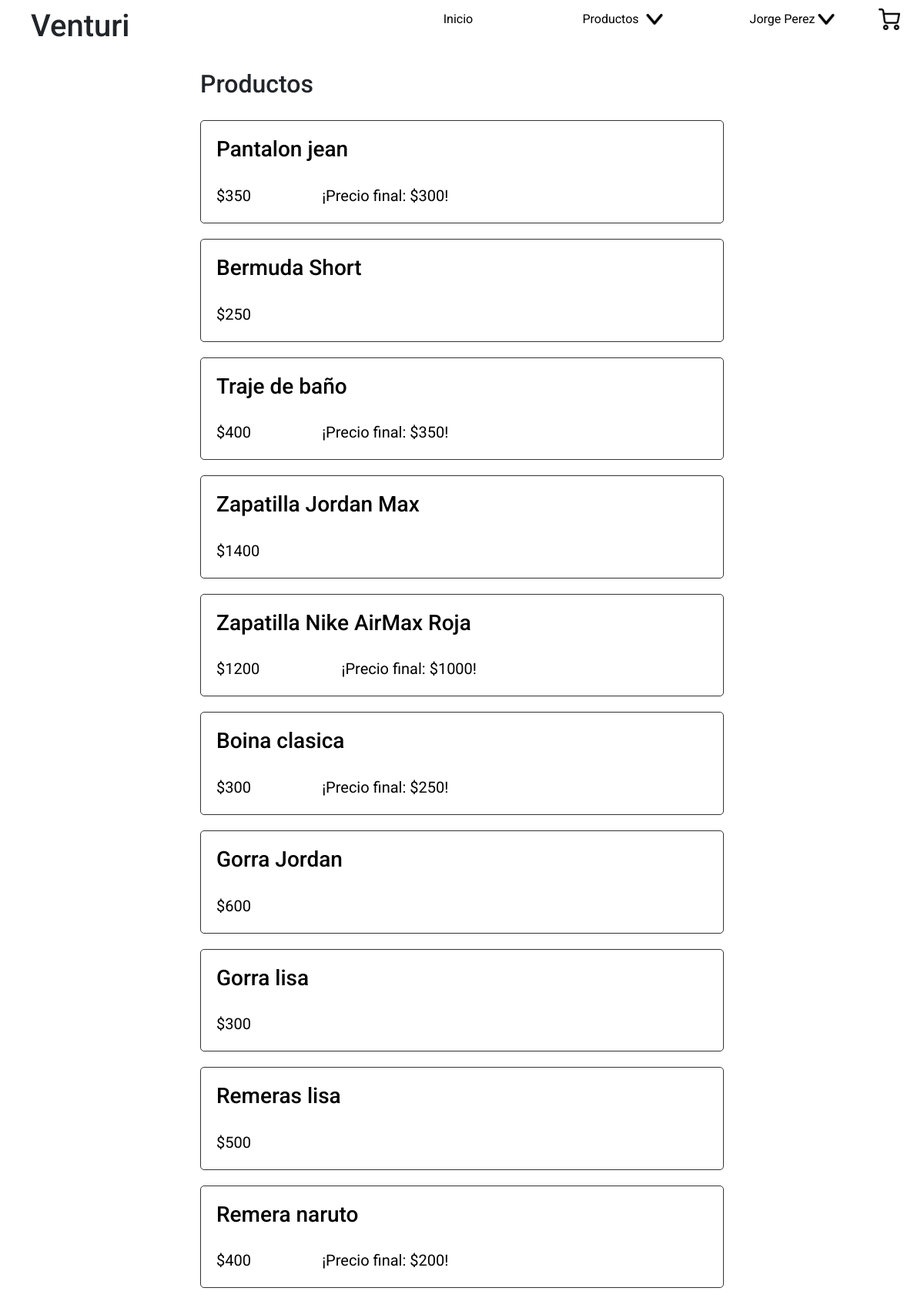
Page /index.php?section=products (signed in) on the committed database.
### tables this page shows
CREATE TABLE IF NOT EXISTS products (
    id int UNSIGNED NOT NULL AUTO_INCREMENT,
    title varchar(100) NOT NULL,
    description text(1000),
    price int NOT NULL DEFAULT 0,
    discount int DEFAULT NULL,
    stock int NOT NULL DEFAULT 0,
    created_at TIMESTAMP NOT NULL DEFAULT CURRENT_TIMESTAMP,
    updated_at TIMESTAMP NOT NULL DEFAULT CURRENT_TIMESTAMP,
    PRIMARY KEY (id)
);

### back/config/functions/sql.php (called while the page is built, shortened)
<?php
function select($query){
global $cnx;
$matchs = [];
$rta = mysqli_query($cnx, $query);
if(mysqli_num_rows($rta) > 0){
    while($match = mysqli_fetch_assoc($rta)):
        $matchs[] = $match;
    endwhile;
}
return $matchs;
}

### site/views/products.php (the view, shortened to what this page needs)
<?php
    $products = [];
    $category = (empty($_GET['category'])) ? null : $_GET['category'];
    if(is_null($category)){
        $querySelectProducts = <<<SELECTPRODUCTS
        SELECT * FROM products
        SELECTPRODUCTS;
    }
    $rtaSelectProducts = select($querySelectProducts);
    if(count($rtaSelectProducts) > 0){
        $querySelectPhotos = <<<SELECTPHOTOS
        SELECT * FROM products_photos
        SELECTPHOTOS;
        $rtaSelectPhotos = select($querySelectPhotos);
        for ($i=0; $i < count($rtaSelectProducts); $i++) {
            $products[$i]["id"] = $rtaSelectProducts[$i]["id"];
            $products[$i]["title"] = $rtaSelectProducts[$i]["title"];
            $products[$i]["price"] = $rtaSelectProducts[$i]["price"];
            $products[$i]["discount"] = $rtaSelectProducts[$i]["discount"];
            if(count($rtaSelectPhotos) > 0){
                for ($j=0; $j < count($rtaSelectPhotos); $j++) {
                    if($rtaSelectPhotos[$j]["products_id"] == $rtaSelectProducts[$i]["id"]){
                        $products[$i]["images"][$j]["id"] = $rtaSelectPhotos[$j]["id"];
                        $products[$i]["images"][$j]["image"] = $rtaSelectPhotos[$j]["image"];
                        $products[$i]["images"][$j]["products_id"] = $rtaSelectPhotos[$j]["products_id"];
                    }
                }
            }
        }
    }else{
        $products = NULL;
    }
?>
<section id="products">
    <?php if(!is_null($products)): ?>
        <div>
            <h2>Productos<?= (!is_null($category)) ? ' - '.$category : '' ?></h2>
        </div>
        <ul>
            <?php for ($i=0; $i < count($products); $i++): ?>
                <li>
                    <a href="index.php?section=product&id=<?= $products[$i]["id"] ?>">
                        <div>
                            <h3><?= $products[$i]["title"] ?></h3>
                            <div>
                                <p>$<?= $products[$i]["price"] ?></p>
                                <?php if(isset($products[$i]["discount"]) && $products[$i]["discount"] > 0): ?>
                                    <p>¡Precio final: $<?= $products[$i]["discount"] ?>!</p>
                                <?php endif; ?>
                            </div>
                        </div>
                    </a>
                </li>
            <?php endfor; ?>
        </ul>
    <?php else: ?>
        <div>
            <p>Todavia no se subieron productos.</p>
        </div>
    <?php endif; ?>
</section>

### site/css/index.css (style rules this page uses)
* { margin: 0; padding: 0; font-family: 'Roboto', sans-serif; box-sizing: border-box; }
body { max-width: 1920px; margin-left: auto; margin-right: auto; }
p { margin-bottom: 0!important; }

### site/css/views/panel/products.css (style rules this page uses)
#products { padding: 10px; }
#products >ul { list-style: none; display: grid; grid-template-columns: 1fr; grid-gap: 20px; padding-top: 20px; }
#products >ul >li { display: grid; grid-template-columns: 1fr 100px; border: 1px solid #333333; border-radius: 5px; padding-right: 20px; }
#products >ul >li >a { display: grid; grid-template-columns: auto auto; width: 100%; text-decoration: none; color: black; padding: 20px; }
#products >ul >li >a >div:first-of-type { display: grid; grid-template-columns: 1fr; grid-template-rows: 1fr 1fr; grid-gap: 20px; }
#products >ul >li >a >div:first-of-type p { display: flex; align-self: center; justify-self: flex-start; }
#products >ul >li >a >div:first-of-type >div { display: grid; grid-template-columns: auto 1fr; grid-template-rows: 1fr; grid-gap: 20px; }
#products >ul >li >a >div:last-of-type { display: grid; grid-template-columns: 1fr; grid-template-rows: 1fr; }
#products >ul >li >a >div:last-of-type p { display: flex; align-self: center; justify-self: center; font-size: 20px; }
@media (min-width:600px) { #products { max-width: 700px; margin-left: auto; margin-right: auto; } }

### rows in the picture
products: title "Pantalon jean", price "350", discount "300"
products: title "Bermuda Short", price "250"
products: title "Traje de baño", price "400", discount "350"
products: title "Zapatilla Jordan Max", price "1400"
products: title "Zapatilla Nike AirMax Roja", price "1200", discount "1000"
products: title "Boina clasica", price "300", discount "250"
products: title "Gorra Jordan", price "600"
products: title "Gorra lisa", price "300"
products: title "Remeras lisa", price "500"
products: title "Remera naruto", price "400", discount "200"

### other values in the picture
Site_Name "Venturi"
$_SESSION['user']['name'] "Jorge"
$_SESSION['user']['surname'] "Perez"
